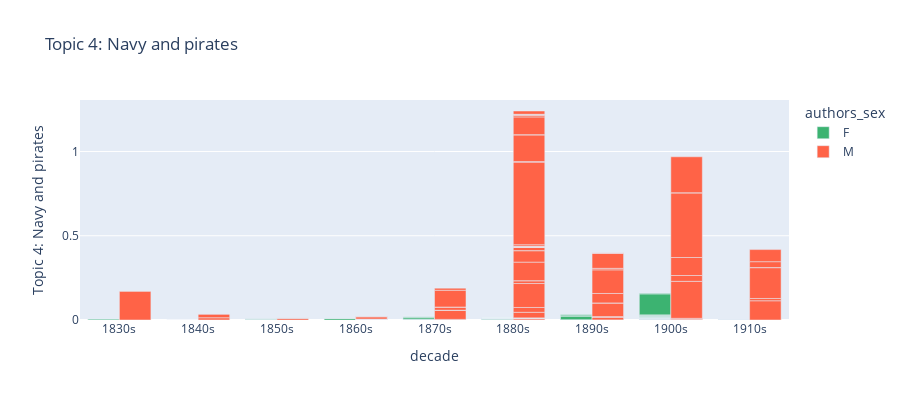

The notebook cell this image was saved under:
### Code cell
topic_to_visualize = 'Topic 4: Navy and pirates'

fig = px.bar(
    complete_data_df, 
    x="decade", 
    y=topic_to_visualize,
    color='authors_sex', 
    barmode='group',
    hover_name='book_title',
    height=400,
    color_discrete_sequence=['MediumSeaGreen', 'Tomato'],
    title='Topic 4: Navy and pirates',
    )
fig.show()

print(csp.plot(fig, filename = 'Topic 4: Navy and pirates', auto_open=False)) #create a file on plotly chart studio account and a link in this notebook

### Figure 1 — Plotly figure (JSON) as saved in the notebook; plotly's stock layout.template omitted (floating-point values rounded to 4 significant figures; data arrays with more than 128 entries replaced by an {"elided": "..."} marker saying what was removed)
{"data": [{"alignmentgroup": "True", "hovertemplate": "<b>%{hovertext}</b><br><br>authors_sex=F<br>decade=%{x}<br>Topic 4: Navy and pirates=%{y}<extra></extra>", "hovertext": {"elided": "157 str values"}, "legendgroup": "F", "marker": {"color": "MediumSeaGreen", "pattern": {"shape": ""}}, "name": "F", "offsetgroup": "F", "orientation": "v", "showlegend": true, "textposition": "auto", "type": "bar", "x": {"elided": "157 str values"}, "xaxis": "x", "y": {"elided": "157 float values"}, "yaxis": "y"}, {"alignmentgroup": "True", "hovertemplate": "<b>%{hovertext}</b><br><br>authors_sex=M<br>decade=%{x}<br>Topic 4: Navy and pirates=%{y}<extra></extra>", "hovertext": ["1836_marryat-mr-midshipman-easy", "1841_marryat-masterman-ready", "1844_marryat-the-settlers-in-canada", "1845_dickens-the-cricket-on-the-hearth-a-fairy-tale-of-home", "1847_marryat-the-children-of-the-new-forest", "1848_marryat-the-little-savage", "1851_ruskin-the-king-of-the-golden-river", "1855_kingsley-westward-ho", "1856_ballantyne-the-young-fur-traders", "1857_ballantyne-the-coral-island-a-tale-of-the-pacific-ocean", "1857_hughes-tom-browns-school-days", "1858_ballantyne-martin-rattler", "1858_farrar-eric-or-little-by-little", "1861_hughes-tom-brown-at-oxford", "1862_farrar-st-winfreds-the-world-of-school", "1863_ballantyne-fighting-the-whales", "1863_kingsley-the-water-babies", "1865_ballantyne-the-lighthouse", "1865_carroll-alices-adventures-in-wonderland", "1869_dickens-david-copperfield", "1870_hemyng-jack-harkaways-boy-tinker-among-the-turks", "1871_carroll-through-the-looking-glass", "1871_macdonald-at-the-back-of-the-north-wind", "1871_macdonald-ranald-bannermans-boyhood", "1872_ballantyne-the-pioneers", "1872_macdonald-the-princess-and-the-goblin", "1873_ballantyne-life-in-the-red-brigade", "1873_macdonald-gutta-percha-willie-the-working-genius", "1874_ballantyne-the-pirate-city-an-algerine-tale", "1875_ballantyne-rivers-of-ice", "1875_macdonald-a-double-story", "1876_adams-hair-breadth-escapes-the-adventures-of-the-three-boys-in-south-africa", "1877_ballantyne-the-settler-and-the-savage", "1878_kingston-the-three-admirals", "1879_hemyng-jack-harkaway-in-new-york", "1879_hemyng-the-slave-of-the-mine", "1881_ballantyne-my-doggie-and-i", "1881_reed-the-fifth-form-at-st-dominics", "1882_ballantyne-the-life-of-a-ship", "1882_henty-facing-death", "1882_jefferies-bevis-the-story-of-a-boy", "1883_ballantyne-battles-with-the-sea", "1883_ballantyne-the-thorogood-family", "1883_fenn-nat-the-naturalist-a-boys-adventures-in-the-eastern-seas", "1883_kingston-adventures-in-africa", "1883_macdonald-the-princess-and-curdie", "1883_reed-the-adventures-of-a-three-guinea-watch", "1883_stevenson-treasure-island", "1884_collingwood-the-pirate-island-a-story-of-the-south-pacific", "1884_collingwood-under-the-meteor-flag-log-of-a-midshipman-during-the-french-revolutionary-ear", "1884_fenn-through-forest-and-stream", "1884_lang-the-princess-nobody-a-tale-of-fairyland", "1885_collingwood-the-congo-rovers-a-story-of-the-slave-squadron", "1885_collingwood-the-voyage-of-the-aurora", "1885_fenn-the-new-forest-spy", "1885_henty-the-dragon-and-the-raven", "1885_henty-the-young-colonists", "1885_kingston-adventures-in-australia", "1885_reed-follow-my-leader", "1885_reed-reginald-cruden", "1886_ballantyne-the-lively-poll", "1886_ballantyne-the-prairie-chief", "1886_fenn-son-phillip", "1886_henty-for-name-and-fame", "1886_henty-within-the-enemy-lines", "1886_stevenson-kidnapped", "1887_adams-perils-in-the-transvaal-and-zululand", "1887_collingwood-the-rovers-secret-a-tale-of-the-pirate-cays-and-lagoons-of-cuba", "1887_fenn-the-bag-of-diamonds", "1887_reed-the-master-of-the-shell", "1888_henty-sturdy-and-strong", "1888_in-the-reign-of-terror", "1888_lang-the-gold-of-fairnilee", "1888_macdonald-a-rough-shaking", "1888_wilde-the-happy-prince-and-other-tales", "1889_fenn-three-boys", "1889_lang-prince-prigio", "1889_reed-sir-ludar", "1890_ballantyne-the-eagle-cliff", "1891_reed-roger-ingleton-minor", "1893_reed-the-cock-house-at-fellsgarth", "1893_stevenson-catriona", "1894_collingwood-the-cruise-of-the-esmeralda", "1894_kipling-the-jungle-book", "1894_reed-a-dog-with-a-bad-name", "1894_reed-tom-dick-and-harry", "1895_collingwood-the-pirate-slaver-a-story-of-the-west-african-coast", "1895_kipling-the-second-jungle-book", "1895_reed-kilgorman-a-story-of-ireland-in-1798", "1896_collingswood-the-log-of-privateersman", "1897_kipling-captains-courageous-a-story-of-the-grand-banks", "1898_collingwood-a-pirate-of-the-caribbees", "1898_farrow-the-wallypug-in-london", "1899_collingwood-the-castaways", "1899_kipling-stalky-and-co", "1900_farrow-the-jungle-baby", "1900_hemyng-jack-harkaway-and-his-sons-escape-from-the-brigands-of-greece", "1906_collingwood-across-the-spanish-main-a-tale-of-the-sea-in-the-days-of-queen-bess", "1907_collingwood-with-airship-and-submarine-a-tale-of-adventure", "1908_collingwood-a-middy-in-command-a-tale-of-the-slave-squadron", "1908_collingwood-under-the-chilian-flag-a-tale-of-war-between-chili-and-peru", "1909_collingwood-harry-escombe-a-tale-of-adventure-in-peru", "1909_collingwood-the-cruise-of-the-thetis-a-tale-of-the-cuban-insurrection", "1910_collingwood-a-middy-of-the-slave-squadron-a-west-african-story", "1910_kipling-rewards-and-fairies", "1911_collingwood-a-middy-of-the-king-a-romance-of-the-old-british-navy", "1911_collingwood-the-adventures-of-dick-maitland-a-tale-of-unknown-africa", "1912_collingwood-two-gallant-sons-of-davon-a-tale-of-the-days-of-queen-bess", "1914_collingwood-the-first-mate-the-story-of-a-strange-cruise"], "legendgroup": "M", "marker": {"color": "Tomato", "pattern": {"shape": ""}}, "name": "M", "offsetgroup": "M", "orientation": "v", "showlegend": true, "textposition": "auto", "type": "bar", "x": ["1830s", "1840s", "1840s", "1840s", "1840s", "1840s", "1850s", "1850s", "1850s", "1850s", "1850s", "1850s", "1850s", "1860s", "1860s", "1860s", "1860s", "1860s", "1860s", "1860s", "1870s", "1870s", "1870s", "1870s", "1870s", "1870s", "1870s", "1870s", "1870s", "1870s", "1870s", "1870s", "1870s", "1870s", "1870s", "1870s", "1880s", "1880s", "1880s", "1880s", "1880s", "1880s", "1880s", "1880s", "1880s", "1880s", "1880s", "1880s", "1880s", "1880s", "1880s", "1880s", "1880s", "1880s", "1880s", "1880s", "1880s", "1880s", "1880s", "1880s", "1880s", "1880s", "1880s", "1880s", "1880s", "1880s", "1880s", "1880s", "1880s", "1880s", "1880s", "1880s", "1880s", "1880s", "1880s", "1880s", "1880s", "1880s", "1890s", "1890s", "1890s", "1890s", "1890s", "1890s", "1890s", "1890s", "1890s", "1890s", "1890s", "1890s", "1890s", "1890s", "1890s", "1890s", "1890s", "1900s", "1900s", "1900s", "1900s", "1900s", "1900s", "1900s", "1900s", "1910s", "1910s", "1910s", "1910s", "1910s", "1910s"], "xaxis": "x", "y": [0.1697, 0.0134, 0.0235, 4.284e-05, 6.086e-06, 2.343e-05, 5.151e-05, 0.01237, 0.0001553, 2.879e-05, 2.437e-05, 0.001005, 2.229e-05, 0.005179, 3.949e-05, 0.0002119, 0.0001774, 0.01399, 9.58e-05, 0.001181, 0.003117, 2.225e-05, 4.222e-05, 7.393e-06, 6.926e-05, 1.214e-05, 1.505e-05, 0.0003779, 0.0544, 4.27e-05, 0.00013, 0.01875, 4.855e-06, 0.09979, 0.01366, 3.022e-05, 0.000212, 1.953e-05, 0.0003322, 3.932e-05, 0.0002738, 0.008412, 8.942e-05, 0.003125, 0.0001481, 0.0001209, 1.751e-05, 0.03295, 0.0286, 0.1422, 0.01678, 0.0001209, 0.1101, 0.06812, 0.000194, 0.01961, 9.57e-05, 3.862e-05, 2.821e-05, 0.00137, 0.004951, 6.29e-05, 9.999e-05, 0.00896, 0.491, 0.001035, 0.001277, 0.1596, 1.246e-05, 2.086e-05, 0.1054, 0.008761, 9.354e-05, 0.006565, 3.697e-05, 0.000252, 0.0001374, 0.01933, 0.0004722, 2.423e-05, 5.856e-06, 6.621e-05, 0.01806, 9.976e-06, 5.654e-06, 0.001607, 0.08097, 5.358e-05, 0.05614, 0.1404, 0.008889, 0.08927, 0.0001486, 0.004032, 2.674e-05, 0.002962, 0.006999, 0.2195, 0.03457, 0.1069, 0.3838, 0.0007866, 0.2132, 0.1141, 0.01358, 0.1833, 0.0001442, 0.035, 0.07176], "yaxis": "y"}], "layout": {"barmode": "group", "height": 400, "legend": {"title": {"text": "authors_sex"}, "tracegroupgap": 0}, "title": {"text": "Topic 4: Navy and pirates"}, "xaxis": {"anchor": "y", "domain": [0, 1], "title": {"text": "decade"}}, "yaxis": {"anchor": "x", "domain": [0, 1], "title": {"text": "Topic 4: Navy and pirates"}}}}
